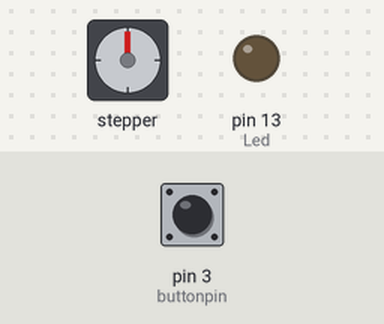
A sketch run on a simulated Arduino Uno, built with avr-gcc and run on an emulated ATmega328P. On the bench: stepper motor, output pins drawn as LEDs (lit = HIGH). Wiring (inferred from the names in the program): stepper motor driver (27 steps per turn assumed): step pin 9; direction pin 2. Inputs (shaded band) come from the test bench; at power-on: pin 3 (buttonpin) LOW. Pins used as bus, display or sensor lines are not drawn.

Above: at 1.8 s.
1.9 s: pin 3 (buttonpin) pulled HIGH for 0.65 s
At 2.6 s:
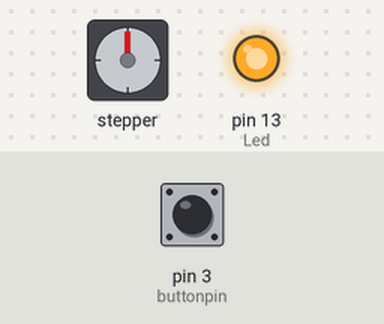
5.0 s: pin 3 (buttonpin) pulled HIGH for 1 s
At 6.9 s:
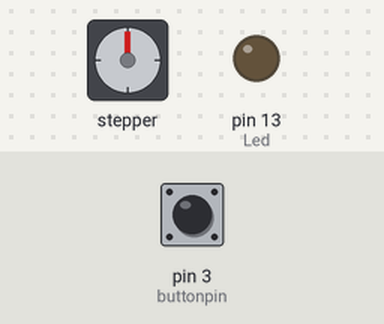
Timing chart, 0 to 14.1 s (numbered marks = the images above; inputs shaded):
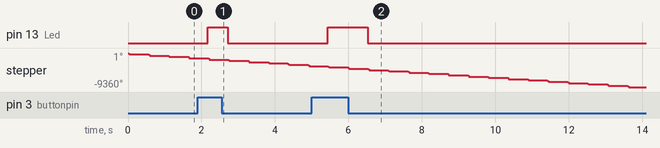

Measured:
- after the input at 1.9 s, pin 13 (Led): LOW → HIGH after 0.27 s, → LOW 0.54 s later
- after the input at 5.0 s, pin 13 (Led): LOW → HIGH after 0.43 s, → LOW 1.1 s later

The sketch:

0725.ino
```cpp
// Define pin connections & motor's steps per revolution
const int dirPin = 2;
const int stepPin = 9;
const int stepsPerRevolution = 27;

int Led=13;//定义LED 接口
int buttonpin=3; //定义光遮断传感器接口
int val;//定义数字变量val

void setup()
{
  // Declare pins as Outputs
  pinMode(stepPin, OUTPUT);
  pinMode(dirPin, OUTPUT);
  pinMode(Led,OUTPUT);//定义LED 为输出接口
  pinMode(buttonpin,INPUT);//定义光遮断传感器为输出接口
}
void loop()
{

  val=digitalRead(buttonpin);//将数字接口3的值读取赋给val
  if(val==HIGH)//当光遮断传感器检测有信号时，LED 闪烁
  {
    digitalWrite(Led,HIGH);
  }
  else
  {
    digitalWrite(Led,LOW);
  }
  // Set motor direction clockwise
 // digitalWrite(dirPin, HIGH);

  // Spin motor slowly
  for(int x = 0; x < stepsPerRevolution; x++)
  {
    digitalWrite(stepPin, HIGH);
    delayMicroseconds(800);
    digitalWrite(stepPin, LOW);
    delayMicroseconds(800);

  }
delay(500); // Wait a second


}
  // Set motor direction counterclockwise
 // digitalWrite(dirPin, LOW);

  // Spin motor quickly
  //for(int x = 0; x < stepsPerRevolution; x++)
 // {
  //  digitalWrite(stepPin, HIGH);**
  //  delayMicroseconds(1000);
  //  digitalWrite(stepPin, LOW);
  //  delayMicroseconds(1000);
//  }
  //delay(1000); // Wait a second
//}
```
